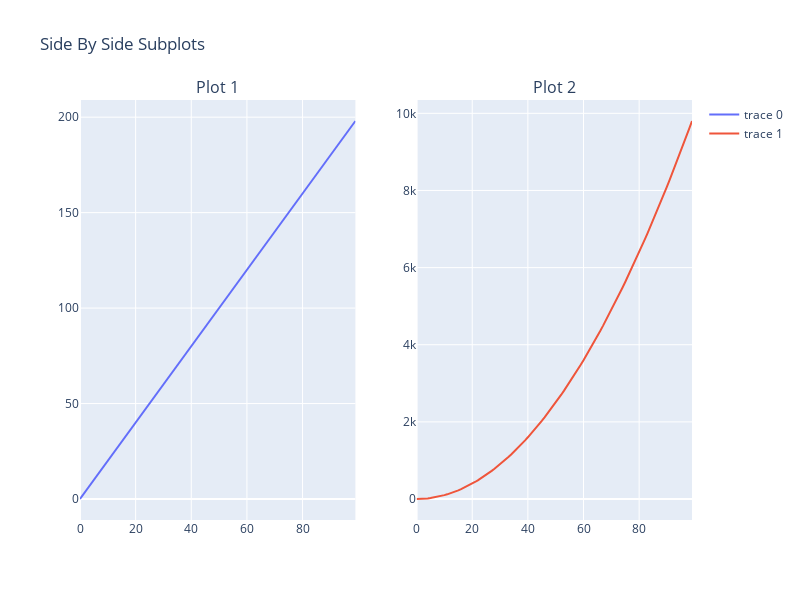

Source (notebook cell):
### Code cell
# Method 2
x_list=list(x)
y_list=list(y)
z_list=list(z)

fig = make_subplots(rows=1, cols=2,subplot_titles=("Plot 1", "Plot 2"))

fig.add_trace(go.Scatter(x=x_list, y=y_list),row=1, col=1)

fig.add_trace(go.Scatter(x=x_list, y=z_list),row=1, col=2)

fig.update_layout(height=600, width=800, title_text="Side By Side Subplots")
fig.show()

### Figure 1 — Plotly figure (JSON) as saved in the notebook; plotly's stock layout.template omitted (floating-point values rounded to 4 significant figures)
{"data": [{"type": "scatter", "x": [0, 1, 2, 3, 4, 5, 6, 7, 8, 9, 10, 11, 12, 13, 14, 15, 16, 17, 18, 19, 20, 21, 22, 23, 24, 25, 26, 27, 28, 29, 30, 31, 32, 33, 34, 35, 36, 37, 38, 39, 40, 41, 42, 43, 44, 45, 46, 47, 48, 49, 50, 51, 52, 53, 54, 55, 56, 57, 58, 59, 60, 61, 62, 63, 64, 65, 66, 67, 68, 69, 70, 71, 72, 73, 74, 75, 76, 77, 78, 79, 80, 81, 82, 83, 84, 85, 86, 87, 88, 89, 90, 91, 92, 93, 94, 95, 96, 97, 98, 99], "xaxis": "x", "y": [0, 2, 4, 6, 8, 10, 12, 14, 16, 18, 20, 22, 24, 26, 28, 30, 32, 34, 36, 38, 40, 42, 44, 46, 48, 50, 52, 54, 56, 58, 60, 62, 64, 66, 68, 70, 72, 74, 76, 78, 80, 82, 84, 86, 88, 90, 92, 94, 96, 98, 100, 102, 104, 106, 108, 110, 112, 114, 116, 118, 120, 122, 124, 126, 128, 130, 132, 134, 136, 138, 140, 142, 144, 146, 148, 150, 152, 154, 156, 158, 160, 162, 164, 166, 168, 170, 172, 174, 176, 178, 180, 182, 184, 186, 188, 190, 192, 194, 196, 198], "yaxis": "y"}, {"type": "scatter", "x": [0, 1, 2, 3, 4, 5, 6, 7, 8, 9, 10, 11, 12, 13, 14, 15, 16, 17, 18, 19, 20, 21, 22, 23, 24, 25, 26, 27, 28, 29, 30, 31, 32, 33, 34, 35, 36, 37, 38, 39, 40, 41, 42, 43, 44, 45, 46, 47, 48, 49, 50, 51, 52, 53, 54, 55, 56, 57, 58, 59, 60, 61, 62, 63, 64, 65, 66, 67, 68, 69, 70, 71, 72, 73, 74, 75, 76, 77, 78, 79, 80, 81, 82, 83, 84, 85, 86, 87, 88, 89, 90, 91, 92, 93, 94, 95, 96, 97, 98, 99], "xaxis": "x2", "y": [0, 1, 4, 9, 16, 25, 36, 49, 64, 81, 100, 121, 144, 169, 196, 225, 256, 289, 324, 361, 400, 441, 484, 529, 576, 625, 676, 729, 784, 841, 900, 961, 1024, 1089, 1156, 1225, 1296, 1369, 1444, 1521, 1600, 1681, 1764, 1849, 1936, 2025, 2116, 2209, 2304, 2401, 2500, 2601, 2704, 2809, 2916, 3025, 3136, 3249, 3364, 3481, 3600, 3721, 3844, 3969, 4096, 4225, 4356, 4489, 4624, 4761, 4900, 5041, 5184, 5329, 5476, 5625, 5776, 5929, 6084, 6241, 6400, 6561, 6724, 6889, 7056, 7225, 7396, 7569, 7744, 7921, 8100, 8281, 8464, 8649, 8836, 9025, 9216, 9409, 9604, 9801], "yaxis": "y2"}], "layout": {"annotations": [{"font": {"size": 16}, "showarrow": false, "text": "Plot 1", "x": 0.225, "xanchor": "center", "xref": "paper", "y": 1, "yanchor": "bottom", "yref": "paper"}, {"font": {"size": 16}, "showarrow": false, "text": "Plot 2", "x": 0.775, "xanchor": "center", "xref": "paper", "y": 1, "yanchor": "bottom", "yref": "paper"}], "height": 600, "title": {"text": "Side By Side Subplots"}, "width": 800, "xaxis": {"anchor": "y", "autorange": true, "domain": [0, 0.45], "range": [0, 99], "type": "linear"}, "xaxis2": {"anchor": "y2", "autorange": true, "domain": [0.55, 1], "range": [0, 99], "type": "linear"}, "yaxis": {"anchor": "x", "autorange": true, "domain": [0, 1], "range": [-11, 209], "type": "linear"}, "yaxis2": {"anchor": "x2", "autorange": true, "domain": [0, 1], "range": [-544.5, 10350.0], "type": "linear"}}}
